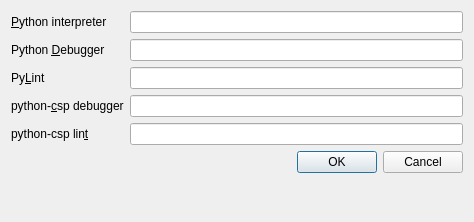
<?xml version="1.0" encoding="UTF-8"?>
<ui version="4.0">
 <class>SettingsDialog</class>
 <widget class="QDialog" name="SettingsDialog">
  <property name="geometry">
   <rect>
    <x>0</x>
    <y>0</y>
    <width>474</width>
    <height>222</height>
   </rect>
  </property>
  <property name="windowTitle">
   <string>Dialog</string>
  </property>
  <layout class="QFormLayout" name="formLayout">
   <item row="0" column="0">
    <widget class="QLabel" name="label">
     <property name="text">
      <string>&amp;Python interpreter</string>
     </property>
     <property name="buddy">
      <cstring>pythonEdit</cstring>
     </property>
    </widget>
   </item>
   <item row="0" column="1">
    <widget class="QLineEdit" name="pythonEdit"/>
   </item>
   <item row="1" column="0">
    <widget class="QLabel" name="label_2">
     <property name="text">
      <string>Python &amp;Debugger</string>
     </property>
     <property name="buddy">
      <cstring>pdbEdit</cstring>
     </property>
    </widget>
   </item>
   <item row="1" column="1">
    <widget class="QLineEdit" name="pdbEdit"/>
   </item>
   <item row="2" column="0">
    <widget class="QLabel" name="label_3">
     <property name="text">
      <string>Py&amp;Lint</string>
     </property>
     <property name="buddy">
      <cstring>pylintEdit</cstring>
     </property>
    </widget>
   </item>
   <item row="2" column="1">
    <widget class="QLineEdit" name="pylintEdit"/>
   </item>
   <item row="3" column="0">
    <widget class="QLabel" name="label_4">
     <property name="text">
      <string>python-&amp;csp debugger</string>
     </property>
     <property name="buddy">
      <cstring>cspdbEdit</cstring>
     </property>
    </widget>
   </item>
   <item row="3" column="1">
    <widget class="QLineEdit" name="cspdbEdit"/>
   </item>
   <item row="4" column="0">
    <widget class="QLabel" name="label_5">
     <property name="text">
      <string>python-csp lin&amp;t</string>
     </property>
     <property name="buddy">
      <cstring>csplintEdit</cstring>
     </property>
    </widget>
   </item>
   <item row="4" column="1">
    <widget class="QLineEdit" name="csplintEdit"/>
   </item>
   <item row="5" column="0" colspan="2">
    <widget class="QDialogButtonBox" name="buttonBox">
     <property name="orientation">
      <enum>Qt::Horizontal</enum>
     </property>
     <property name="standardButtons">
      <set>QDialogButtonBox::Cancel|QDialogButtonBox::Ok</set>
     </property>
    </widget>
   </item>
  </layout>
 </widget>
 <tabstops>
  <tabstop>pythonEdit</tabstop>
  <tabstop>pdbEdit</tabstop>
  <tabstop>pylintEdit</tabstop>
  <tabstop>cspdbEdit</tabstop>
  <tabstop>csplintEdit</tabstop>
  <tabstop>buttonBox</tabstop>
 </tabstops>
 <resources/>
 <connections>
  <connection>
   <sender>buttonBox</sender>
   <signal>accepted()</signal>
   <receiver>SettingsDialog</receiver>
   <slot>accept()</slot>
   <hints>
    <hint type="sourcelabel">
     <x>227</x>
     <y>193</y>
    </hint>
    <hint type="destinationlabel">
     <x>157</x>
     <y>221</y>
    </hint>
   </hints>
  </connection>
  <connection>
   <sender>buttonBox</sender>
   <signal>rejected()</signal>
   <receiver>SettingsDialog</receiver>
   <slot>reject()</slot>
   <hints>
    <hint type="sourcelabel">
     <x>295</x>
     <y>199</y>
    </hint>
    <hint type="destinationlabel">
     <x>286</x>
     <y>221</y>
    </hint>
   </hints>
  </connection>
 </connections>
</ui>
